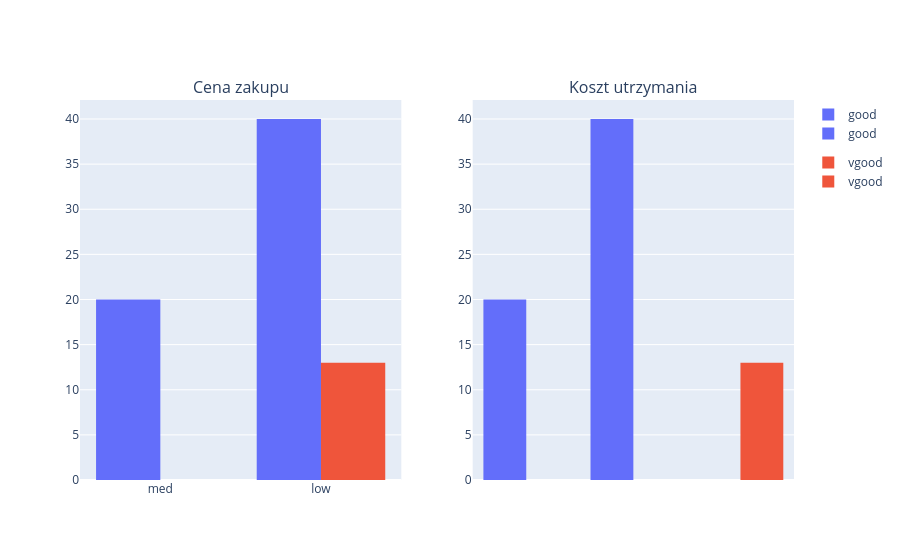
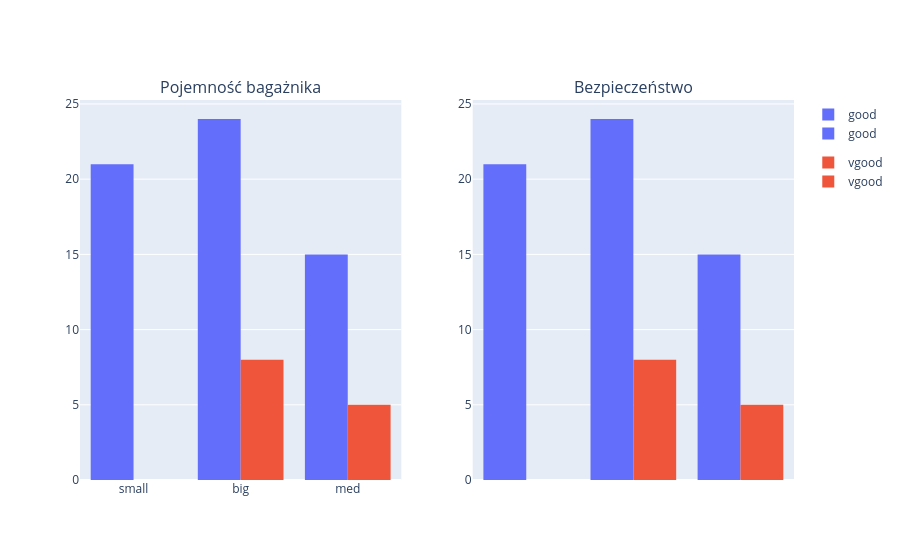

Notebook cell for these charts, in order:
### Markdown cell above
Moja metoda skupia się na 4 atrybutach: cenie, kosztach utrzymania, pojemności bagaznika oraz bezpieczeństwie samochodu.
Samochód jest uwazany za dobry, jeśli:
- cena zakupu jest niska lub średnia (low lub med),
- koszty utrzymania są niskie lub średnie (low lub med),
- bagażnik jest średni lub duży (med lub big),
- bezpieczeństwo  jest wysokie (high).

Uznałam to za te wazniejsze cechy i nie uwzględniam inne, aby nie komplikować filtru. Skuteczność jest całkiem wysoka: ~93%.
Największym problemem reguły jest to, że niektóre samochody rzeczywiście dobre lub bardzo dobre zostają zaklasyfikowane jako niedobre.
Zróbmy szególowe wykresy dla takich samochodów.

### Code cell
missed_good_cars = cars[
    (cars["prediction"] == False) &
    (cars["class"].isin(["good", "vgood"]))
]

fig1 = make_subplots(
    rows=1,
    cols=2,
    subplot_titles=[
        "Cena zakupu", "Koszt utrzymania"
    ]
)

fig2 = make_subplots(
    rows=1,
    cols=2,
    subplot_titles=[
        "Pojemność bagażnika", "Bezpieczeństwo"
    ]
)

attributes = ["buying", "maint", "lug_boot", "safety"]

plot1 = px.histogram(
    missed_good_cars,
    x="buying",
    color="class",
    barmode="group",
    title="Ceny zakupu przeoczonych dobrych samochodów"
)

plot2 = px.histogram(
    missed_good_cars,
    x="maint",
    color="class",
    barmode="group",
    title="Koszty utrzymania przeoczonych dobrych samochodów"
)

for i, plot in enumerate([plot1, plot2]):
    for trace in plot.data:
        fig1.add_trace(trace, row=1, col=i+1)

fig1.show()

plot3 = px.histogram(
    missed_good_cars,
    x="lug_boot",
    color="class",
    barmode="group",
    title="Pojemność bagaznika przeoczonych dobrych samochodów"
)

plot4 = px.histogram(
    missed_good_cars,
    x="lug_boot",
    color="class",
    barmode="group",
    title="Bezpieczeństwo przeoczonych dobrych samochodów"
)

for i, plot in enumerate([plot3, plot4]):
    for trace in plot.data:
        fig2.add_trace(trace, row=1, col=i+1)

fig2.show()
# plot4.show()

### Figure 1 — Plotly figure (JSON) as saved in the notebook; plotly's stock layout.template omitted (floating-point values rounded to 4 significant figures)
{"data": [{"alignmentgroup": "True", "bingroup": "x", "hovertemplate": "class=good<br>buying=%{x}<br>count=%{y}<extra></extra>", "legendgroup": "good", "marker": {"color": "#636efa", "pattern": {"shape": ""}}, "name": "good", "offsetgroup": "good", "orientation": "v", "showlegend": true, "type": "histogram", "x": ["med", "med", "med", "med", "med", "med", "med", "med", "med", "med", "med", "med", "med", "med", "med", "med", "med", "med", "med", "med", "low", "low", "low", "low", "low", "low", "low", "low", "low", "low", "low", "low", "low", "low", "low", "low", "low", "low", "low", "low", "low", "low", "low", "low", "low", "low", "low", "low", "low", "low", "low", "low", "low", "low", "low", "low", "low", "low", "low", "low"], "xaxis": "x", "yaxis": "y"}, {"alignmentgroup": "True", "bingroup": "x", "hovertemplate": "class=vgood<br>buying=%{x}<br>count=%{y}<extra></extra>", "legendgroup": "vgood", "marker": {"color": "#EF553B", "pattern": {"shape": ""}}, "name": "vgood", "offsetgroup": "vgood", "orientation": "v", "showlegend": true, "type": "histogram", "x": ["low", "low", "low", "low", "low", "low", "low", "low", "low", "low", "low", "low", "low"], "xaxis": "x", "yaxis": "y"}, {"alignmentgroup": "True", "bingroup": "x", "hovertemplate": "class=good<br>maint=%{x}<br>count=%{y}<extra></extra>", "legendgroup": "good", "marker": {"color": "#636efa", "pattern": {"shape": ""}}, "name": "good", "offsetgroup": "good", "orientation": "v", "showlegend": true, "type": "histogram", "x": ["low", "low", "low", "low", "low", "low", "low", "low", "low", "low", "low", "low", "low", "low", "low", "low", "low", "low", "low", "low", "med", "med", "med", "med", "med", "med", "med", "med", "med", "med", "med", "med", "med", "med", "med", "med", "med", "med", "med", "med", "low", "low", "low", "low", "low", "low", "low", "low", "low", "low", "low", "low", "low", "low", "low", "low", "low", "low", "low", "low"], "xaxis": "x2", "yaxis": "y2"}, {"alignmentgroup": "True", "bingroup": "x", "hovertemplate": "class=vgood<br>maint=%{x}<br>count=%{y}<extra></extra>", "legendgroup": "vgood", "marker": {"color": "#EF553B", "pattern": {"shape": ""}}, "name": "vgood", "offsetgroup": "vgood", "orientation": "v", "showlegend": true, "type": "histogram", "x": ["high", "high", "high", "high", "high", "high", "high", "high", "high", "high", "high", "high", "high"], "xaxis": "x2", "yaxis": "y2"}], "layout": {"annotations": [{"font": {"size": 16}, "showarrow": false, "text": "Cena zakupu", "x": 0.225, "xanchor": "center", "xref": "paper", "y": 1, "yanchor": "bottom", "yref": "paper"}, {"font": {"size": 16}, "showarrow": false, "text": "Koszt utrzymania", "x": 0.775, "xanchor": "center", "xref": "paper", "y": 1, "yanchor": "bottom", "yref": "paper"}], "xaxis": {"anchor": "y", "domain": [0, 0.45]}, "xaxis2": {"anchor": "y2", "domain": [0.55, 1]}, "yaxis": {"anchor": "x", "domain": [0, 1]}, "yaxis2": {"anchor": "x2", "domain": [0, 1]}}}

### Figure 2 — Plotly figure (JSON) as saved in the notebook; plotly's stock layout.template omitted (floating-point values rounded to 4 significant figures)
{"data": [{"alignmentgroup": "True", "bingroup": "x", "hovertemplate": "class=good<br>lug_boot=%{x}<br>count=%{y}<extra></extra>", "legendgroup": "good", "marker": {"color": "#636efa", "pattern": {"shape": ""}}, "name": "good", "offsetgroup": "good", "orientation": "v", "showlegend": true, "type": "histogram", "x": ["small", "big", "big", "small", "big", "small", "med", "big", "small", "med", "big", "small", "med", "big", "small", "med", "big", "small", "med", "big", "small", "big", "big", "small", "big", "small", "med", "big", "small", "med", "big", "small", "med", "big", "small", "med", "big", "small", "med", "big", "small", "big", "big", "small", "big", "small", "med", "big", "small", "med", "big", "small", "med", "big", "small", "med", "big", "small", "med", "big"], "xaxis": "x", "yaxis": "y"}, {"alignmentgroup": "True", "bingroup": "x", "hovertemplate": "class=vgood<br>lug_boot=%{x}<br>count=%{y}<extra></extra>", "legendgroup": "vgood", "marker": {"color": "#EF553B", "pattern": {"shape": ""}}, "name": "vgood", "offsetgroup": "vgood", "orientation": "v", "showlegend": true, "type": "histogram", "x": ["big", "big", "big", "med", "big", "med", "big", "med", "big", "med", "big", "med", "big"], "xaxis": "x", "yaxis": "y"}, {"alignmentgroup": "True", "bingroup": "x", "hovertemplate": "class=good<br>lug_boot=%{x}<br>count=%{y}<extra></extra>", "legendgroup": "good", "marker": {"color": "#636efa", "pattern": {"shape": ""}}, "name": "good", "offsetgroup": "good", "orientation": "v", "showlegend": true, "type": "histogram", "x": ["small", "big", "big", "small", "big", "small", "med", "big", "small", "med", "big", "small", "med", "big", "small", "med", "big", "small", "med", "big", "small", "big", "big", "small", "big", "small", "med", "big", "small", "med", "big", "small", "med", "big", "small", "med", "big", "small", "med", "big", "small", "big", "big", "small", "big", "small", "med", "big", "small", "med", "big", "small", "med", "big", "small", "med", "big", "small", "med", "big"], "xaxis": "x2", "yaxis": "y2"}, {"alignmentgroup": "True", "bingroup": "x", "hovertemplate": "class=vgood<br>lug_boot=%{x}<br>count=%{y}<extra></extra>", "legendgroup": "vgood", "marker": {"color": "#EF553B", "pattern": {"shape": ""}}, "name": "vgood", "offsetgroup": "vgood", "orientation": "v", "showlegend": true, "type": "histogram", "x": ["big", "big", "big", "med", "big", "med", "big", "med", "big", "med", "big", "med", "big"], "xaxis": "x2", "yaxis": "y2"}], "layout": {"annotations": [{"font": {"size": 16}, "showarrow": false, "text": "Pojemność bagażnika", "x": 0.225, "xanchor": "center", "xref": "paper", "y": 1, "yanchor": "bottom", "yref": "paper"}, {"font": {"size": 16}, "showarrow": false, "text": "Bezpieczeństwo", "x": 0.775, "xanchor": "center", "xref": "paper", "y": 1, "yanchor": "bottom", "yref": "paper"}], "xaxis": {"anchor": "y", "domain": [0, 0.45]}, "xaxis2": {"anchor": "y2", "domain": [0.55, 1]}, "yaxis": {"anchor": "x", "domain": [0, 1]}, "yaxis2": {"anchor": "x2", "domain": [0, 1]}}}
